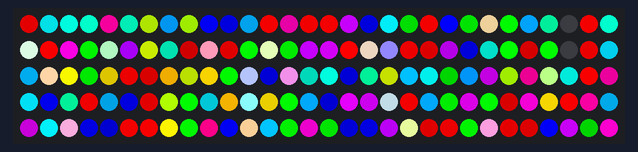
The sketch below on a simulated Arduino Uno, built with avr-gcc and run on an emulated ATmega328P. On the bench: 150 RGB LEDs in strip order, left to right, continuing on the next row. Random numbers use the default seed unless the sketch sets one.

Above: at 0.2 s.
At 5.08 s:
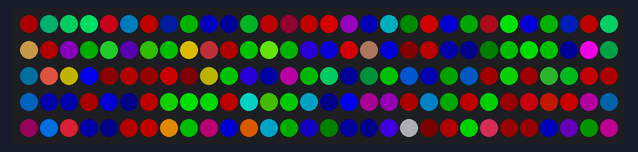
At 10.02 s:
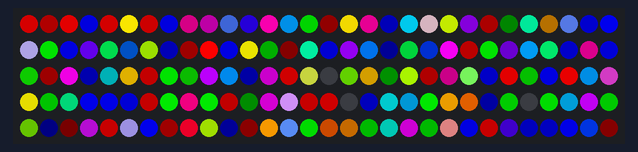
At 20.0 s:
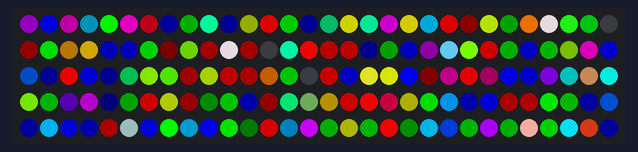
At 29.98 s:
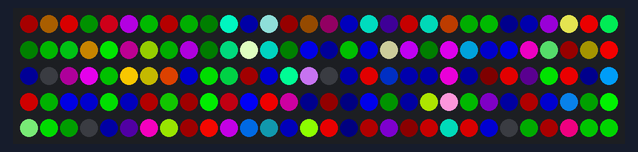
At 39.83 s:
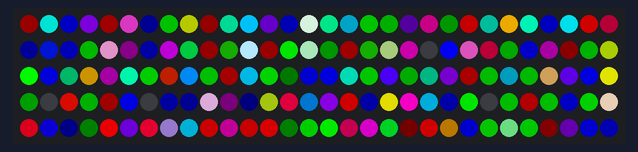

The sketch:

treelights.ino
```cpp
#include <Adafruit_NeoPixel.h>
#ifdef __AVR__
  #include <avr/power.h>
#endif

#define PIN 11

// Parameter 1 = number of pixels in strip
// Parameter 2 = Arduino pin number (most are valid)
// Parameter 3 = pixel type flags, add together as needed:
//   NEO_KHZ800  800 KHz bitstream (most NeoPixel products w/WS2812 LEDs)
//   NEO_KHZ400  400 KHz (classic 'v1' (not v2) FLORA pixels, WS2811 drivers)
//   NEO_GRB     Pixels are wired for GRB bitstream (most NeoPixel products)
//   NEO_RGB     Pixels are wired for RGB bitstream (v1 FLORA pixels, not v2)
//   NEO_RGBW    Pixels are wired for RGBW bitstream (NeoPixel RGBW products)
Adafruit_NeoPixel strip = Adafruit_NeoPixel(150, PIN, NEO_GRB + NEO_KHZ800);

// IMPORTANT: To reduce NeoPixel burnout risk, add 1000 uF capacitor across
// pixel power leads, add 300 - 500 Ohm resistor on first pixel's data input
// and minimize distance between Arduino and first pixel.  Avoid connecting
// on a live circuit...if you must, connect GND first.

void setup() {
  Serial.begin(19200);
  strip.begin();
  for(int i=0; i < strip.numPixels(); i++) {
    strip.setPixelColor(i,get_random_color());
  }
  strip.show();
}

void loop() {
  // Go through the pixels
  for(int i=0; i < strip.numPixels(); i++) {
    // and update the color
    update_color(i);
  }

  // Update the pixels
  strip.show();

  // Pause to let people enjoy the colors
  delay(100);
}

uint32_t update_color(int pixel_index) {
  uint32_t c;
  uint8_t r, g, b;
  int clr;

  // Get the current color
  c = strip.getPixelColor(pixel_index);

  // Split up the RGB values
  r = (uint8_t)(c >> 16) & 255;
  g = (uint8_t)(c >>  8) & 255;
  b = (uint8_t)c & 255;

  // If the values are too dim, reset the color
  if (r == 0 && g == 0 && b == 0) {
    c = get_random_color();
  }
  else { // otherwise
    // Pick a color element to reduce
    clr = random(0,3);

    // And reduce that color element by half
    switch(clr) {
      case 0:
        r = reduce_color(r);
        break;
      case 1:
        g = reduce_color(g);
        break;
      case 2:
        b = reduce_color(b);
        break;
    }

    c = strip.Color(r,g,b);
  }

  strip.setPixelColor(pixel_index,c);
}

//#define reducer 10

uint8_t reduce_color(uint8_t old_color) {
  uint8_t new_color;
  int reducer;

  reducer = random(5,20);

  if (old_color < reducer) {
    new_color = 0;
  } else  {
    new_color = old_color - reducer;
  }

  return new_color;
}

uint32_t get_random_color() {
  int red, green, blue;

  // Generate a random red, green, blue value
  // and randomly decide to turn off the red, green or blue part
  red = random(128,255) * random(0,2);
  green = random(128,255) * random(0,2);
  blue = random(128,255) * random(0,2);

  return strip.Color(red, green, blue);
}
```
